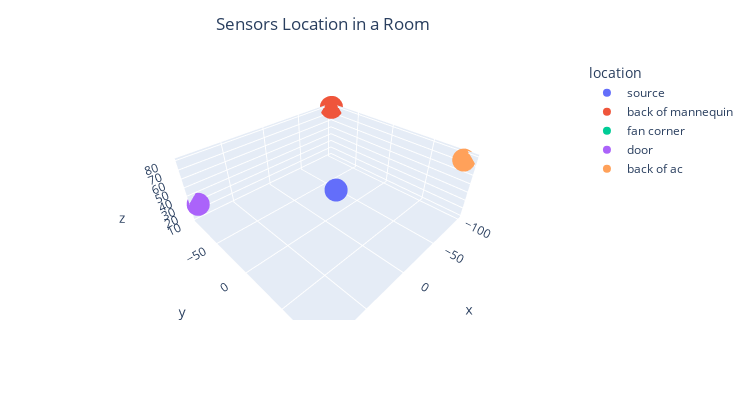

The notebook cell this image was saved under:
### Markdown cell above
### Sensors's Location

### Code cell
d = {'x':[-20, -99, 90, 90, -99 ], 'y': [-5, -90, 90, -90, 85], 'z':[35, 80, 10, 30, 75], 'location': ['source', 'back of mannequin', 'fan corner', 'door', 'back of ac'] }
df = pd.DataFrame(data = d)
fig = px.scatter_3d(df, x='x', y='y', z='z', color='location')
fig.update_layout(title_text='Sensors Location in a Room', title_x= 0.43, width= 750, height = 400)
fig.show()

### Figure 1 — Plotly figure (JSON) as saved in the notebook; plotly's stock layout.template omitted (floating-point values rounded to 4 significant figures)
{"data": [{"hovertemplate": "location=source<br>x=%{x}<br>y=%{y}<br>z=%{z}<extra></extra>", "legendgroup": "source", "marker": {"color": "#636efa", "symbol": "circle"}, "mode": "markers", "name": "source", "scene": "scene", "showlegend": true, "type": "scatter3d", "x": [-20], "y": [-5], "z": [35]}, {"hovertemplate": "location=back of mannequin<br>x=%{x}<br>y=%{y}<br>z=%{z}<extra></extra>", "legendgroup": "back of mannequin", "marker": {"color": "#EF553B", "symbol": "circle"}, "mode": "markers", "name": "back of mannequin", "scene": "scene", "showlegend": true, "type": "scatter3d", "x": [-99], "y": [-90], "z": [80]}, {"hovertemplate": "location=fan corner<br>x=%{x}<br>y=%{y}<br>z=%{z}<extra></extra>", "legendgroup": "fan corner", "marker": {"color": "#00cc96", "symbol": "circle"}, "mode": "markers", "name": "fan corner", "scene": "scene", "showlegend": true, "type": "scatter3d", "x": [90], "y": [90], "z": [10]}, {"hovertemplate": "location=door<br>x=%{x}<br>y=%{y}<br>z=%{z}<extra></extra>", "legendgroup": "door", "marker": {"color": "#ab63fa", "symbol": "circle"}, "mode": "markers", "name": "door", "scene": "scene", "showlegend": true, "type": "scatter3d", "x": [90], "y": [-90], "z": [30]}, {"hovertemplate": "location=back of ac<br>x=%{x}<br>y=%{y}<br>z=%{z}<extra></extra>", "legendgroup": "back of ac", "marker": {"color": "#FFA15A", "symbol": "circle"}, "mode": "markers", "name": "back of ac", "scene": "scene", "showlegend": true, "type": "scatter3d", "x": [-99], "y": [85], "z": [75]}], "layout": {"height": 400, "legend": {"title": {"text": "location"}, "tracegroupgap": 0}, "margin": {"t": 60}, "scene": {"domain": {"x": [0, 1], "y": [0, 1]}, "xaxis": {"title": {"text": "x"}}, "yaxis": {"title": {"text": "y"}}, "zaxis": {"title": {"text": "z"}}}, "title": {"text": "Sensors Location in a Room", "x": 0.43}, "width": 750}}
